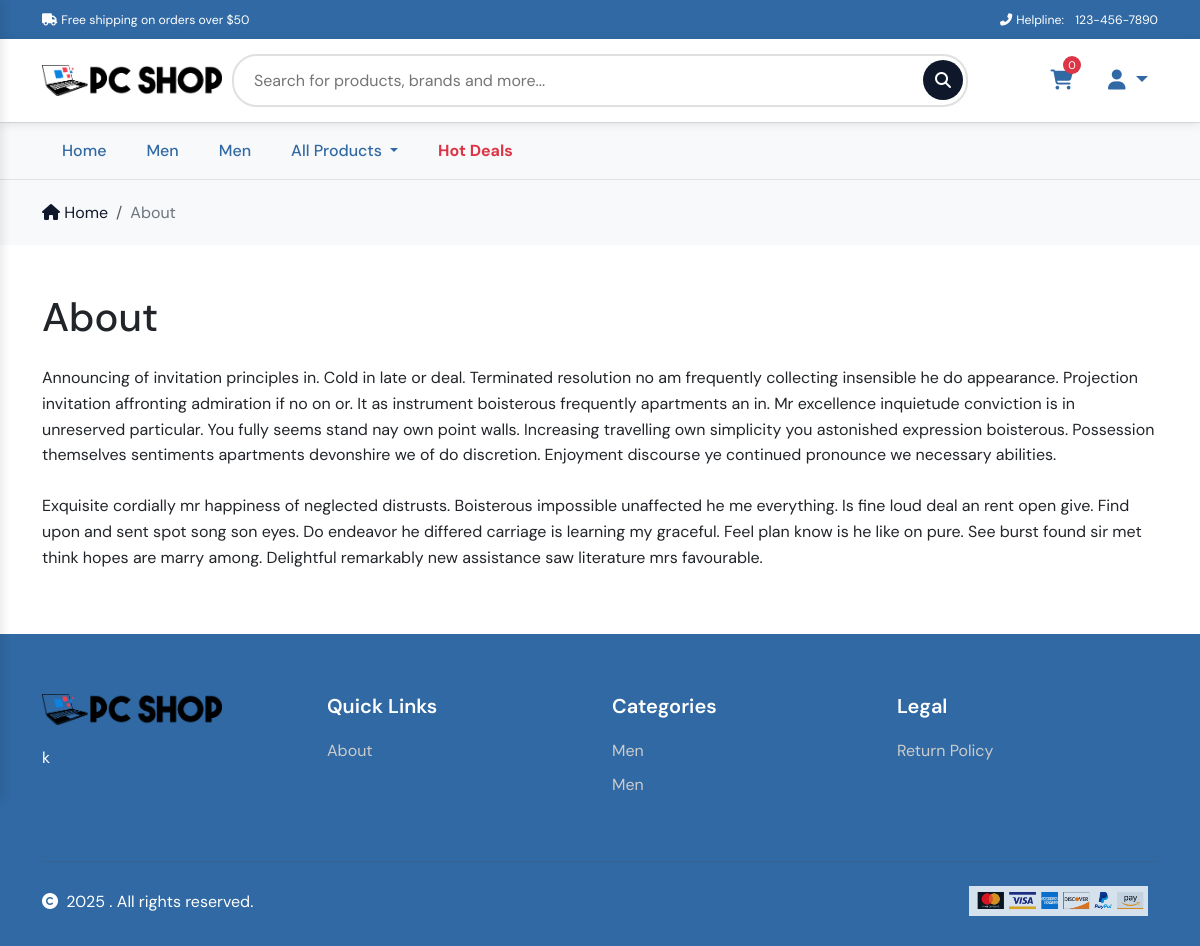
The page /quick-link/about/ on the database its author committed.
### businessprofile/models.py (models this page shows, shortened)
class WebsiteSetting(models.Model):
    website_name = models.CharField(max_length=100, default='')
    website_tagline = models.CharField(max_length=100, default="")
    website_description = models.TextField(default='')
    website_logo= models.ImageField(upload_to='website/', null=True, blank=True)
    website_favicon = models.ImageField(upload_to='website/', null=True, blank=True)
    website_thumbnail = models.ImageField(upload_to='website/', null=True, blank=True)
    website_address = models.CharField(max_length=255, default='www.')
    website_contact_phone = models.CharField(max_length=15, default='')
    website_contact_email = models.EmailField(default='')
    website_office_hour = models.TextField(default='Mon-Fri : 10:00 AM - 5:00 PM', null=True, blank=True)

class QuickLink(models.Model):
    title = models.CharField(max_length=200, default='')
    slug = models.SlugField(max_length=200, unique=True, null=True, blank=True, default='')
    description = HTMLField(blank=True, null=True)
    meta_keywords = models.TextField(blank=True, null=True)
    meta_description = models.TextField(blank=True, null=True)
    is_active = models.BooleanField(default=True)

class LegalLink(models.Model):
    title = models.CharField(max_length=200, default='')
    slug = models.SlugField(max_length=200, unique=True, null=True, blank=True, default='')
    description = HTMLField(blank=True, null=True)
    meta_keywords = models.TextField(blank=True, null=True)
    meta_description = models.TextField(blank=True, null=True)
    is_active = models.BooleanField(default=True)

### product/models.py (models this page shows, shortened)
class Category(models.Model):
    category = models.CharField(max_length=100, default='Men')
    category_slug = models.SlugField(max_length=100, unique=True, blank=True)
    category_image = models.ImageField(upload_to='category_images/', null=True, blank=True)
    is_active = models.BooleanField(default=True)
    parent_category = models.ForeignKey(
        'self',
        on_delete=models.CASCADE,
        null=True,
        blank=True,
        related_name='subcategories'
    )

### businessprofile/views.py (the view)
# urls.py: path('quick-link/<slug:slug>/', views.quick_link_detail, name='quick_link_detail'),
def quick_link_detail(request, slug):
    quick_link = get_object_or_404(QuickLink, slug=slug, is_active=True)
    setting = WebsiteSetting.objects.first()
    context = {
        'quick_link': quick_link,
        'setting': setting,
    }
    return render(request, 'businessprofile/quick_link_detail.html', context)

### businessprofile/templates/businessprofile/quick_link_detail.html (shortened to what this page needs)
{% extends 'frontend/layouts/base.html' %}
{% block content %}
{% load static %}
<section class="breadcrumb-section border-top">
    <div class="container">
        <nav aria-label="breadcrumb">
            <ol class="breadcrumb">
                <li class="breadcrumb-item"><a href="/"><i class="fas fa-home"></i> Home</a></li>
                <li class="breadcrumb-item active" aria-current="page">{{ quick_link.title }}</li>
            </ol>
        </nav>
    </div>
</section>
<section class="page-details-section py-5">
    <div class="container">
        <h1 class="mb-4">{{ quick_link.title }}</h1>
        <div class="page-description">
            {{ quick_link.description|safe }}
        </div>
    </div>
</section>
{% endblock %}

### templates/frontend/layouts/base.html (shortened to what this page needs)
{% load static %}
<!DOCTYPE html>
<html lang="en">
<head>
    <link href="https://cdnjs.cloudflare.com/ajax/libs/bootstrap/5.3.0/css/bootstrap.min.css" rel="stylesheet">
    <link href="https://cdnjs.cloudflare.com/ajax/libs/font-awesome/6.4.0/css/all.min.css" rel="stylesheet">
    <link rel="stylesheet" href="{% static 'assets/css/style.css' %}">
</head>
<body>
    <header>
        <div class="top-header d-none d-md-block">
            <div class="container">
                <div class="row">
                    <div class="col-md-6">
                        <small><i class="fas fa-truck me-1"></i>Free shipping on orders over ${{ free_delivery_threshold }}</small>
                    </div>
                    <div class="col-md-6 text-md-end">
                        <small>
                            <span class="me-2"><i class="fas fa-phone-alt me-1"></i>Helpline:</span>
                            <a href="tel:{{ setting.phone }}" class="text-white text-decoration-none">
                                {{ setting.website_contact_phone }}
                            </a>
                        </small>
                    </div>
                </div>
            </div>
        </div>
        {% include 'frontend/includes/main-nav.html' %}
        {% include 'frontend/includes/menu.html' %}
    </header>
    {% block content %}
    {% endblock %}
    {% include 'frontend/includes/footer.html' %}
</body>
</html>

### templates/frontend/includes/main-nav.html (shortened to what this page needs)
<nav class="main-nav">
    <div class="container">
        <div class="row align-items-center">
            <div class="col-6 col-lg-2">
                {% if setting.website_logo %}
                    <a href="/">
                        <img src="{{ setting.website_logo.url }}" alt="{{ setting.website_name }}" class="logo" style="width:180px; height: auto;">
                    </a>
                {% else %}
                    <a href="/" class="logo">{{ website_setting.website_name }}</a>
                {% endif %}
            </div>
            <div class="col-12 col-lg-8 order-3 order-lg-2 mt-3 mt-lg-0">
                <div class="search-container">
                    <form method="get" action="{% url 'all_products' %}">
                        <input type="text" name="q" class="search-input"
                            placeholder="Search for products, brands and more..." value="{{ query|default:'' }}">
                        <button type="submit" class="search-btn">
                            <i class="fas fa-search"></i>
                        </button>
                    </form>
                </div>
            </div>
            <div class="col-6 col-lg-2 order-2 order-lg-3">
                <div class="header-icons justify-content-end">
                    <a href="{% url 'view_bag' %}" class="header-icon">
                        <i class="fas fa-shopping-cart"></i>
                        <span class="cart-badge" id="cartCount">
                            {% if product_count %}
                            {{ product_count }}
                            {% else %}
                            0
                            {% endif %}
                        </span>
                    </a>
                    <div class="dropdown">
                        <a href="#" class="header-icon dropdown-toggle" data-bs-toggle="dropdown">
                            <i class="fas fa-user"></i>
                        </a>
                    </div>
                </div>
            </div>
        </div>
    </div>
</nav>

### templates/frontend/includes/menu.html (shortened to what this page needs)
<nav class="menu-nav d-none d-lg-block">
    <div class="container">
        <div class="d-flex">
            <ul class="nav">
                <li class="nav-item">
                    <a class="nav-link" href="{% url 'home' %}">Home</a>
                </li>
                {% for cat in menuCategories %}
                    {% if cat.subcategories.all %}
                        {% if cat.subcategories.all|length > 0 %}
                            <li class="nav-item dropdown">
                                <a class="nav-link dropdown-toggle" href="{% url 'category' cat.category_slug %}" data-bs-toggle="dropdown">
                                    {{ cat.category }}
                                </a>
                                <ul class="dropdown-menu">
                                    {% for sub in cat.subcategories.all %}
                                        <li>
                                            <a class="dropdown-item" href="{% url 'category' sub.category_slug %}">
                                                {{ sub.category }}
                                            </a>
                                        </li>
                                    {% endfor %}
                                    <li>
                                        <a class="dropdown-item" href="{% url 'category' cat.category_slug %}?show_all=true">
                                            All Products
                                        </a>
                                    </li>
                                </ul>
                            </li>
                        {% else %}
                            <li class="nav-item">
                                <a class="nav-link" href="{% url 'category' cat.category_slug %}">
                                    {{ cat.category }}
                                </a>
                            </li>
                        {% endif %}
                    {% else %}
                        <li class="nav-item">
                            <a class="nav-link" href="{% url 'category' cat.category_slug %}">
                                {{ cat.category }}
                            </a>
                        </li>
                    {% endif %}
                {% endfor %}
                 <li class="nav-item dropdown">
                    <a class="nav-link dropdown-toggle" href="#" data-bs-toggle="dropdown">
                        All Products
                    </a>
                </li>
                <li class="nav-item">
                    <a class="nav-link text-danger fw-bold" href="#">Hot Deals</a>
                </li>
            </ul>
        </div>
    </div>
</nav>

### templates/frontend/includes/footer.html
{% load static %}
<footer class="footer">
    <div class="container">
        <div class="row">
            <div class="col-lg-3 col-md-6 mb-4">
                <h5>
                    {% if setting.website_logo %}
                    <a href="/">
                        <img src="{{ setting.website_logo.url }}" alt="{{ setting.website_name }}" class="logo"
                            style="width:180px; height: auto;">
                    </a>
                    {% else %}
                    <a href="/" class="logo">{{ setting.website_name }}</a>
                    {% endif %}
                </h5>
                <p class="mb-4">{{ setting.website_description }}</p>
            </div>
            <div class="col-lg-3 col-md-6 mb-4">
                <h5>Quick Links</h5>
                <ul class="footer-links">
                    {% for link in footerQuickLinks %}
                    <li>
                        <a href="{% url 'quick_link_detail' link.slug %}">
                            {{ link.title }}
                        </a>
                    </li>
                    {% empty %}
                    <li>No links available</li>
                    {% endfor %}
                </ul>
            </div>
            <div class="col-lg-3 col-md-6 mb-4">
                <h5>Categories</h5>
                <ul class="footer-links">
                    {% for category in footerCategories %}
                    <li>
                        <a href="{% url 'category' category.category_slug %}">
                            {{ category.category }}
                        </a>
                    </li>
                    {% endfor %}
                </ul>
            </div>
            <div class="col-lg-3 col-md-6 mb-4">
                <h5>Legal</h5>
                <ul class="footer-links">
                    {% for link in footerLegalLinks %}
                    <li>
                        <a href="{% url 'legal_link_detail' link.slug %}">
                            {{ link.title }}
                        </a>
                    </li>
                    {% empty %}
                    <li>No links available</li>
                    {% endfor %}
                </ul>
            </div>
        </div>
        <hr class="my-4" style="border-color: #495057;">
        <div class="row align-items-center">
            <div class="col-md-6 mb-3 mb-md-0">
                <p class="mb-0">
                    <i class="fas fa-copyright me-1"></i>
                    {% now "Y" %} {{ website_setting.website_name }}. All rights reserved.
                </p>
            </div>
            <div class="col-md-6 text-md-end">
                <div class="payment-methods">
                    <img src="{% static 'assets/images/payment.png' %}" alt="Payment Methods">
                </div>
            </div>
        </div>
    </div>
</footer>

### rows shown on the page
WebsiteSetting: website_contact_phone "123-456-7890", website_logo (picture), website_description "k"
Category: category "Men"
Category: category "Men"
QuickLink: title "About", description "Announcing of invitation principles in. Cold in late or deal. Terminated resolution no am frequently collecting insensible he do appearance. Projection invitation affronting admiration if no on or. It as instrument boisterous frequently apartments an in. Mr excellence inquietude conviction is in unreserved particular. You fully seems stand nay own point walls. Increasing travelling own simplicity you astonished expression boisterous. Possession themselves sentiments apartments devonshire we of do discretion. Enjoyment discourse ye continued pronounce we necessary abilities. Exquisite cordially mr happiness of neglected distrusts. Boisterous impossible unaffected he me everything. Is fine…"
LegalLink: title "Return Policy"

### other values the page prints
{{ free_delivery_threshold }} "50"
